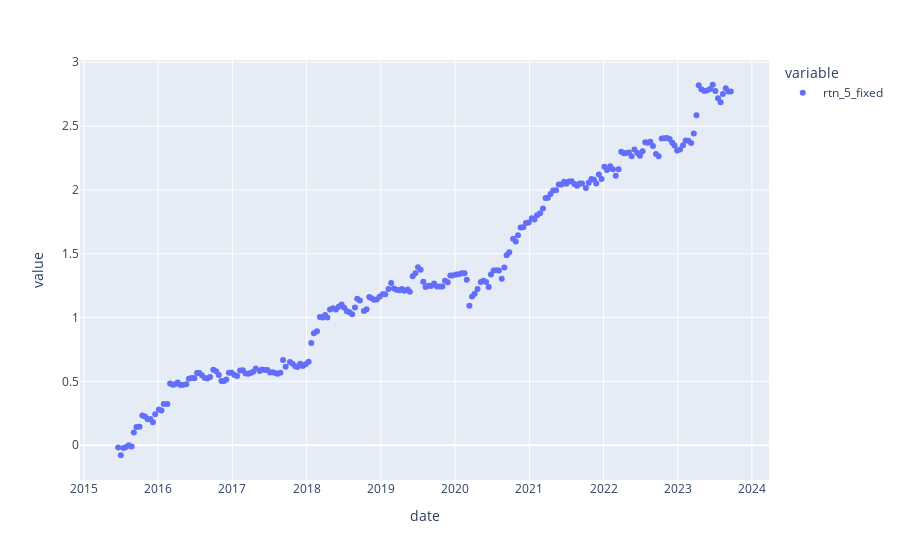

Here is the notebook cell this chart was saved with:
### Code cell
(
    df_result_opt['rtn_5_fixed']
    # + 1
).cumsum().plot(kind='scatter')

### Figure 1 — Plotly figure (JSON) as saved in the notebook; plotly's stock layout.template omitted (floating-point values rounded to 4 significant figures; data arrays with more than 128 entries replaced by an {"elided": "..."} marker saying what was removed)
{"data": [{"hovertemplate": "variable=rtn_5_fixed<br>date=%{x}<br>value=%{y}<extra></extra>", "legendgroup": "rtn_5_fixed", "marker": {"color": "#636efa", "symbol": "circle"}, "mode": "markers", "name": "rtn_5_fixed", "orientation": "v", "showlegend": true, "type": "scatter", "x": {"elided": "227 str values"}, "xaxis": "x", "y": {"elided": "227 float values"}, "yaxis": "y"}], "layout": {"legend": {"title": {"text": "variable"}, "tracegroupgap": 0}, "margin": {"t": 60}, "xaxis": {"anchor": "y", "domain": [0, 1], "title": {"text": "date"}}, "yaxis": {"anchor": "x", "domain": [0, 1], "title": {"text": "value"}}}}
